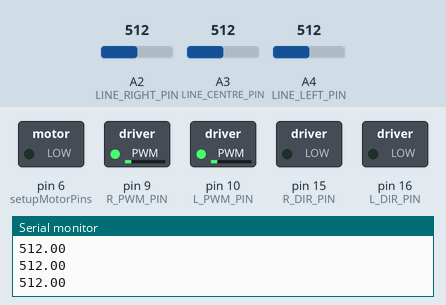
Simulated run of this sketch. Board: Arduino Mega 2560, built with avr-gcc and run on an emulated ATmega2560. Shown: switched loads named in the sketch (green lamp = pin HIGH), the last lines printed to the serial monitor. Dashed ring = blinking. Inputs (shaded band) come from the test bench; at power-on: A2 (LINE_RIGHT_PIN) = 512, A3 (LINE_CENTRE_PIN) = 512, A4 (LINE_LEFT_PIN) = 512.

Above: at 2.0 s.
2.1 s: A2 (LINE_RIGHT_PIN) set to 699
3.6 s: A2 (LINE_RIGHT_PIN) set to 725
At 4.3 s:
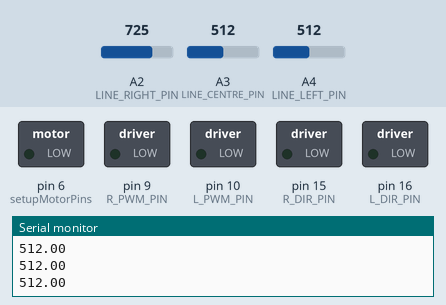
5.3 s: A3 (LINE_CENTRE_PIN) set to 484
At 7.57 s:
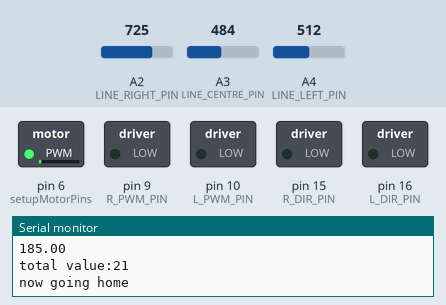
At 9.6 s:
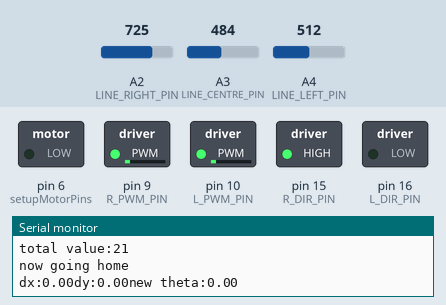
Timing chart, 0 to 11.1 s (numbered marks = the images above; inputs shaded):
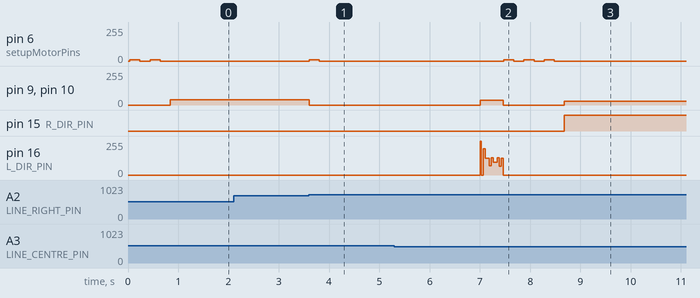

The sketch:

sunday_FINAL.ino
```cpp
#include "encoders.h"
#include "pid.h"
#include "kinematics.h"
#include "line_sensors.h"

//Pin definitions for motor
#define L_PWM_PIN 10
#define L_DIR_PIN 16
#define R_PWM_PIN  9
#define R_DIR_PIN 15

float Kp_pose = 0.25; //Proportional gain for position controller
float Kd_pose = 0.001; //Derivative gain for position controller
float Ki_pose = 0; //Integral gain for position controller
PID leftPose(Kp_pose, Kd_pose, Ki_pose); //Position controller for left wheel position
PID rightPose(Kp_pose, Kd_pose, Ki_pose);

float X_pos = 0;
float Y_pos = 0;
float theta_pos = 0;
Kinematics kinematics(X_pos, Y_pos, theta_pos); //Kinematics class to store position

int total_value = 0; // to check if romi gets to the end of the line

#define LINE_LEFT_PIN A4 //Pin for the left line sensor
#define LINE_CENTRE_PIN A3 //Pin for the centre line sensor
#define LINE_RIGHT_PIN A2 //Pin for the right line sensor
Line_Sensor lineLeft(LINE_LEFT_PIN); //Create a line sensor object for the left sensor
Line_Sensor lineCentre(LINE_CENTRE_PIN); //Create a line sensor object for the centre sensor
Line_Sensor lineRight(LINE_RIGHT_PIN); //Create a line sensor object for the right sensor

#define BAUD_RATE = 115200;
#define LOOP_DELAY 100

int STATE = 0;

void setupMotorPins()
{
  // Set our motor driver pins as outputs.
  pinMode( L_PWM_PIN, OUTPUT );
  pinMode( L_DIR_PIN, OUTPUT );
  pinMode( R_PWM_PIN, OUTPUT );
  pinMode( R_DIR_PIN, OUTPUT );

  // Set initial direction for l and r
  // Which of these is foward, or backward?
  digitalWrite( L_DIR_PIN, LOW  );
  digitalWrite( R_DIR_PIN, LOW );

  //buzzer for line following
  pinMode(6, OUTPUT);
}

// put your setup code here, to run once:
void setup()
{

  //Assign motor pins and set direction
  setupMotorPins();
  // These two function set up the pin
  // change interrupts for the encoders.
  setupEncoder0();
  setupEncoder1();

  // Initialise the Serial communication
  Serial.begin( 9600 );

  lineLeft.calibrate();
  lineRight.calibrate();
  lineCentre.calibrate();
  for (int i = 0; i < 2; i++) {
    analogWrite(6, 10);
    delay(200);
    analogWrite(6, 0);
    delay(200);
  }


}

void loop()
{
  bool onLine;
  kinematics.update(count_e0, count_e1);
  switch (STATE) {

    case 0:
      onLine = checkForLine();
      if (onLine)
      {
        analogWrite(R_PWM_PIN, 0);
        analogWrite(L_PWM_PIN, 0);
        analogWrite(6, 10);
        delay(200);
        analogWrite(6, 0);
        delay(200);
        STATE = 1;
        delay(3000);
      }
      else
      {
        analogWrite(R_PWM_PIN, 40);
        analogWrite(L_PWM_PIN, 40);
        delay(10);
      }
      break;
    case 1: //following line
      lineFollowing();
      break;
    case 2: //coming home
      ComingHome();
      break;
    default:
      Serial.println("System Error, Unknown state!");
      break;

  }

}


void ComingHome() {
  Serial.println("now going home");
  for (int i = 0; i < 3; i++) {
    analogWrite(6, 10);
    delay(200);
    analogWrite(6, 0);
    delay(200);
  } // it goes to setup

  float goal = kinematics.goinghome();
  float HomeDistance = kinematics.homeD;


  int leftcount = 70 * goal / 0.15;
  int rightcount = -70 * goal / 0.15;
  setupEncoder0();
  setupEncoder1();

  leftPose.setMax(30);
  rightPose.setMax(30);
  leftPose.setGains(0.45, 0.3, 0.0);
  rightPose.setGains(0.45, 0.3, 0.0);
  while (true) {


    float output1 = leftPose.update(leftcount +29, count_e0); //to make it go left, do 30. to make it go right do 28 or 27
    float output2 = rightPose.update(rightcount -29, count_e1);

    //left wheel

    if (output1 < 0) {
      digitalWrite( L_DIR_PIN, HIGH );
    }
    else {
      digitalWrite(L_DIR_PIN, LOW);
    }


    analogWrite( L_PWM_PIN, abs(output1));


    //right wheel

    if (output2 < 0) {
      digitalWrite( R_DIR_PIN, HIGH );
    }
    else {
      digitalWrite(R_DIR_PIN, LOW);
    }

    analogWrite( R_PWM_PIN, abs(output2));


    if (abs(output2) < 10 && abs(output1) < 10) {

      //Serial.println("now move");
      analogWrite( L_PWM_PIN, 0);
      analogWrite( R_PWM_PIN, 0);
      delay(3000);


      for (int i = 0; i < 4; i++) { //now already turned, time to move towards home
        analogWrite(6, 10);
        delay(200);
        analogWrite(6, 0);
        delay(200);
      }

      setupEncoder0();
      setupEncoder1();
      leftPose.setGains(0.45, 0.0, 0.0);
      rightPose.setGains(0.45, 0.0, 0.0);
      leftPose.setMax(200);
      rightPose.setMax(200);
      while (true) {


        output1 = leftPose.update(HomeDistance-205, count_e0);
        output2 = rightPose.update(HomeDistance-205, count_e1);
        int error_bias = count_e1 - count_e0; //plus: right is faster
        int bias;
        if (error_bias > 0) {
          bias = -2;
        }
        else if (error_bias < 0) {
          bias = +2;
        }
        else if (error_bias = 0) {
          bias = 0;
        }
        Serial.println("left wheel");
        Serial.println(count_e0);
        Serial.println(output1);
        Serial.println("right wheel");
        Serial.println(count_e1);
        Serial.println(output2);


        //left motor

        if (output1 < 0) {
          digitalWrite( L_DIR_PIN, HIGH );

        }
        else {
          digitalWrite(L_DIR_PIN, LOW);
        }
        if (abs(output1) > 50) {
          output1 = 50;
        }

        analogWrite( L_PWM_PIN, abs(output1) - bias);


        //right wheel

        if (output2 < 0) {
          digitalWrite( R_DIR_PIN, HIGH );

        }
        else {
          digitalWrite(R_DIR_PIN, LOW);
        }
        if (abs(output2) > 50) {
          output2 = 50;
        }

        analogWrite( R_PWM_PIN, abs(output2) + bias);
        if (abs(output1) < 10 ) {
          analogWrite( L_PWM_PIN, 0);
          analogWrite( R_PWM_PIN, 0);
          for (int i = 0; i < 4; i++) {
            analogWrite(6, 10);
            delay(200);
            analogWrite(6, 0);
            delay(200);
            while (1) {

            }

          }

        }

      }
    }


  }

}

bool checkForLine() {

  if ((lineLeft.read_calibrated() > 200) || (lineRight.read_calibrated() > 200) || (lineCentre.read_calibrated() > 200)) {
    return true;
  }
  else {
    return false;
  }

}

void lineFollowing() {
  float I_total = lineLeft.read_calibrated() + lineRight.read_calibrated() + lineCentre.read_calibrated();
  float P_3 = lineLeft.read_calibrated() / I_total;
  float P_2 = lineCentre.read_calibrated() / I_total;
  float P_1 = lineRight.read_calibrated() / I_total;
  float Line_centre = P_1 * 1000 + P_2 * 2000 + P_3 * 3000;
  float Direction = Line_centre - 2000;


  //if the centre of the line is to the right, positive value!
  //if the centre of the line is to the left, negative value

  float output1 = leftPose.update(0, Direction);
  float output2 = rightPose.update(0, Direction);
  //Serial.print("Dir:");
  //Serial.println(Direction);
  //  Serial.println(output2);

  if ((abs(Direction) > 50) && (Direction > 0)) {
    analogWrite(L_PWM_PIN, 30 - output1);
    digitalWrite( R_DIR_PIN, HIGH );
    analogWrite(R_PWM_PIN, 30 - output1);
  }
  if ((abs(Direction) > 50) && (Direction < 0)) {
    digitalWrite( L_DIR_PIN, HIGH  );
    analogWrite(L_PWM_PIN, 30 + output2);
    analogWrite(R_PWM_PIN, 30 + output2);
  }
  if (abs(Direction) < 50) {
    analogWrite(L_PWM_PIN, 20 - output1);
    analogWrite(R_PWM_PIN, 20 + output2);
  }

  delay(10);

  digitalWrite( L_DIR_PIN, LOW  );
  digitalWrite( R_DIR_PIN, LOW );
  Serial.println(I_total);
  if (I_total < 200) { //might have to adjust to the light of the room
    total_value = total_value + 1;
    Serial.print("total value:");
    Serial.println(total_value);
    if (total_value > 20) {  // might have to adjust to the big map
      STATE = 2;
      analogWrite(R_PWM_PIN, 0);
      analogWrite(L_PWM_PIN, 0);

    }

  }
}
```

encoders.h
```cpp
// These #defines act like a find-and-replace
// in your code, and make your code more readable.

#define E1_A_PIN  7
#define E1_B_PIN  23
#define E0_A_PIN  26
//E0_B_Pin is defined seperately later

// Volatile Global variables used by Encoder ISR.
volatile long count_e1; // used by encoder to count the rotation
volatile bool oldE1_A;  // used by encoder to remember prior state of A
volatile bool oldE1_B;  // used by encoder to remember prior state of B

volatile long count_e0; // used by encoder to count the rotation
volatile bool oldE0_A;  // used by encoder to remember prior state of A
volatile bool oldE0_B;  // used by encoder to remember prior state of B


// This ISR handles just Encoder 1
// ISR to read the Encoder1 Channel A and B pins
// and then look up based on  transition what kind of
// rotation must have occured.
ISR( INT6_vect ) {
  // First, Read in the new state of the encoder pins.
  // Standard pins, so standard read functions.
  boolean newE1_B = digitalRead( E1_B_PIN );
  boolean newE1_A = digitalRead( E1_A_PIN );

  // Some clever electronics combines the
  // signals and this XOR restores the
  // true value.
  newE1_A ^= newE1_B;

  // Create a bitwise representation of our states
  // We do this by shifting the boolean value up by
  // the appropriate number of bits, as per our table
  // header:
  //
  // State :  (bit3)  (bit2)  (bit1)  (bit0)
  // State :  New A,  New B,  Old A,  Old B.
  byte state = 0;
  state = state | ( newE1_A  << 3 );
  state = state | ( newE1_B  << 2 );
  state = state | ( oldE1_A  << 1 );
  state = state | ( oldE1_B  << 0 );


  // This is an inefficient way of determining
  // the direction.  However it illustrates well
  // against the lecture slides.
  switch ( state ) {
    case 0:              break; // No movement.
    case 1:  count_e1--; break;  // anti
    case 2:  count_e1++; break;  // clockwise
    case 3:              break;  // Invalid
    case 4:  count_e1++;  break;  // clockwise
    case 5:              break;  // No movement.
    case 6:              break;  // Invalid
    case 7:  count_e1--;  break;  // anti
    case 8:  count_e1--;  break;  // anti
    case 9:              break;  // Invalid
    case 10:             break;  // No movement.
    case 11: count_e1++;  break;  // clockwise
    case 12:             break;  // Invalid
    case 13: count_e1++;  break;  // clockwise
    case 14: count_e1--;  break;  // anti
    case 15:             break;  // No movement.
  }

  // Save current state as old state for next call.
  oldE1_A = newE1_A;
  oldE1_B = newE1_B;

}


// This ISR handles just Encoder 0
// ISR to read the Encoder0 Channel A and B pins
// and then look up based on  transition what kind of
// rotation must have occured.
ISR( PCINT0_vect ) {

  // First, Read in the new state of the encoder pins.

  // Mask for a specific pin from the port.
  // Non-standard pin, so we access the register
  // directly.
  // Reading just PINE would give us a number
  // composed of all 8 bits.  We want only bit 2.
  // B00000100 masks out all but bit 2
  boolean newE0_B = PINE & (1<<PINE2);
  //boolean newE0_B = PINE & B00000100;  // Does same as above.

  // Standard read fro the other pin.
  boolean newE0_A = digitalRead( E0_A_PIN ); // 26 the same as A8

  // Some clever electronics combines the
  // signals and this XOR restores the
  // true value.
  newE0_A ^= newE0_B;


  // Create a bitwise representation of our states
  // We do this by shifting the boolean value up by
  // the appropriate number of bits, as per our table
  // header:
  //
  // State :  (bit3)  (bit2)  (bit1)  (bit0)
  // State :  New A,  New B,  Old A,  Old B.
  byte state = 0;
  state = state | ( newE0_A  << 3 );
  state = state | ( newE0_B  << 2 );
  state = state | ( oldE0_A  << 1 );
  state = state | ( oldE0_B  << 0 );

  // This is an inefficient way of determining
  // the direction.  However it illustrates well
  // against the lecture slides.
  switch ( state ) {
    case 0:              break; // No movement.
    case 1:  count_e0--; break;  // anti
    case 2:  count_e0++; break;  // clockwise
    case 3:              break;  // Invalid
    case 4:  count_e0++;  break;  // clockwise
    case 5:              break;  // No movement.
    case 6:              break;  // Invalid
    case 7:  count_e0--;  break;  // anti
    case 8:  count_e0--;  break;  // anti
    case 9:              break;  // Invalid
    case 10:             break;  // No movement.
    case 11: count_e0++;  break;  // clockwise
    case 12:             break;  // Invalid
    case 13: count_e0++;  break;  // clockwise
    case 14: count_e0--;  break;  // anti
    case 15:             break;  // No movement.
  }

  // Save current state as old state for next call.
  oldE0_A = newE0_A;
  oldE0_B = newE0_B;
}


/*
   This setup routine enables interrupts for
   encoder1.  The interrupt is automatically
   triggered when one of the encoder pin changes.
   This is really convenient!  It means we don't
   have to check the encoder manually.
*/
void setupEncoder1() {

  // Initialise our count value to 0.
  count_e1 = 0;

  // Initialise the prior A & B signals
  // to zero, we don't know what they were.
  oldE1_A = 0;
  oldE1_B = 0;

  // Setup pins for encoder 1
  pinMode( E1_A_PIN, INPUT );
  pinMode( E1_B_PIN, INPUT );

  // Now to set up PE6 as an external interupt (INT6), which means it can
  // have its own dedicated ISR vector INT6_vector

  // Page 90, 11.1.3 External Interrupt Mask Register – EIMSK
  // Disable external interrupts for INT6 first
  // Set INT6 bit low, preserve other bits
  EIMSK = EIMSK & ~(1<<INT6);
  //EIMSK = EIMSK & B1011111; // Same as above.

  // Page 89, 11.1.2 External Interrupt Control Register B – EICRB
  // Used to set up INT6 interrupt
  EICRB |= ( 1 << ISC60 );  // using header file names, push 1 to bit ISC60
  //EICRB |= B00010000; // does same as above

  // Page 90, 11.1.4 External Interrupt Flag Register – EIFR
  // Setting a 1 in bit 6 (INTF6) clears the interrupt flag.
  EIFR |= ( 1 << INTF6 );
  //EIFR |= B01000000;  // same as above

  // Now that we have set INT6 interrupt up, we can enable
  // the interrupt to happen
  // Page 90, 11.1.3 External Interrupt Mask Register – EIMSK
  // Disable external interrupts for INT6 first
  // Set INT6 bit high, preserve other bits
  EIMSK |= ( 1 << INT6 );
  //EIMSK |= B01000000; // Same as above

}

void setupEncoder0() {

    // Initialise our count value to 0.
    count_e0 = 0;

    // Initialise the prior A & B signals
    // to zero, we don't know what they were.
    oldE0_A = 0;
    oldE0_B = 0;

    // Setting up E0_PIN_B:
    // The Romi board uses the pin PE2 (port E, pin 2) which is
    // very unconventional.  It doesn't have a standard
    // arduino alias (like d6, or a5, for example).
    // We set it up here with direct register access
    // Writing a 0 to a DDR sets as input
    // DDRE = Data Direction Register (Port)E
    // We want pin PE2, which means bit 2 (counting from 0)
    // PE Register bits [ 7  6  5  4  3  2  1  0 ]
    // Binary mask      [ 1  1  1  1  1  0  1  1 ]
    //
    // By performing an & here, the 0 sets low, all 1's preserve
    // any previous state.
    DDRE = DDRE & ~(1<<DDE6);
    //DDRE = DDRE & B11111011; // Same as above.

    // We need to enable the pull up resistor for the pin
    // To do this, once a pin is set to input (as above)
    // You write a 1 to the bit in the output register
    PORTE = PORTE | (1<< PORTE2 );
    //PORTE = PORTE | 0B00000100;

    // Encoder0 uses conventional pin 26
    pinMode( E0_A_PIN, INPUT );
    digitalWrite( E0_A_PIN, HIGH ); // Encoder 0 xor

    // Enable pin-change interrupt on A8 (PB4) for encoder0, and disable other
    // pin-change interrupts.
    // Note, this register will normally create an interrupt a change to any pins
    // on the port, but we use PCMSK0 to set it only for PCINT4 which is A8 (PB4)
    // When we set these registers, the compiler will now look for a routine called
    // ISR( PCINT0_vect ) when it detects a change on the pin.  PCINT0 seems like a
    // mismatch to PCINT4, however there is only the one vector servicing a change
    // to all PCINT0->7 pins.
    // See Manual 11.1.5 Pin Change Interrupt Control Register - PCICR

    // Page 91, 11.1.5, Pin Change Interrupt Control Register
    // Disable interrupt first
    PCICR = PCICR & ~( 1 << PCIE0 );
    // PCICR &= B11111110;  // Same as above

    // 11.1.7 Pin Change Mask Register 0 – PCMSK0
    PCMSK0 |= (1 << PCINT4);

    // Page 91, 11.1.6 Pin Change Interrupt Flag Register – PCIFR
    PCIFR |= (1 << PCIF0);  // Clear its interrupt flag by writing a 1.

    // Enable
    PCICR |= (1 << PCIE0);
}
```

line_sensors.h
```cpp
#ifndef _Line_follow_h
#define _Line_follow_h

//Number of readings to take for calibration
const int NUM_CALIBRATIONS = 100;

/*
 *  Class to represent a single line sensor
 */
class Line_Sensor
{
  public:
    //Constructor
    Line_Sensor(int pin);
    //Calibrate
    void calibrate();
    //Return the uncalibrated value from the sensor
    int read_raw();
    //Return the calibrated value from the sensor
    int read_calibrated();

  private:

    int pin;
    float cal_sum=0;
    float cal_avg=0;


};

Line_Sensor::Line_Sensor(int Line_pin)
{
  pin = Line_pin;
  pinMode(pin, INPUT);
}

int Line_Sensor::read_raw()
{
  return analogRead(pin);
}

void Line_Sensor::calibrate()
{
  cal_sum=0;
  cal_avg=0;
  for(int i=0;i<NUM_CALIBRATIONS;i++){
    cal_sum=cal_sum+analogRead(pin);
  }
  cal_avg=cal_sum/NUM_CALIBRATIONS;
  Serial.println(cal_avg);

}

int Line_Sensor::read_calibrated()
{
  return analogRead(pin)-cal_avg;
}


#endif
```

Source omitted: kinematics.h (2180 bytes), pid.h (6647 bytes)

Measured:
- the behaviour switches between 499 and 498 on A3 (LINE_CENTRE_PIN) (found by bisection; images 1 and 2)
- after the input at 2.1 s, every drawn part: stays the same
- after the input at 3.6 s, pin 6 (setupMotorPins): 0/255 → 10/255 at once, → 0/255 0.20 s later; pin 9 (R_PWM_PIN), pin 10 (L_PWM_PIN): 40/255 → 0/255 at once
- after the input at 5.3 s, pin 6 (setupMotorPins): alternates 10/255 for 0.20 s and 0/255 for 0.20 s, 6 changes in all, then stays 0/255, starting after 2.2 s; pin 9 (R_PWM_PIN), pin 10 (L_PWM_PIN): 0/255 → 35/255 after 1.7 s, → 0/255 0.46 s later, → 30/255 1.2 s later; pin 15 (R_DIR_PIN): LOW → HIGH after 3.4 s
